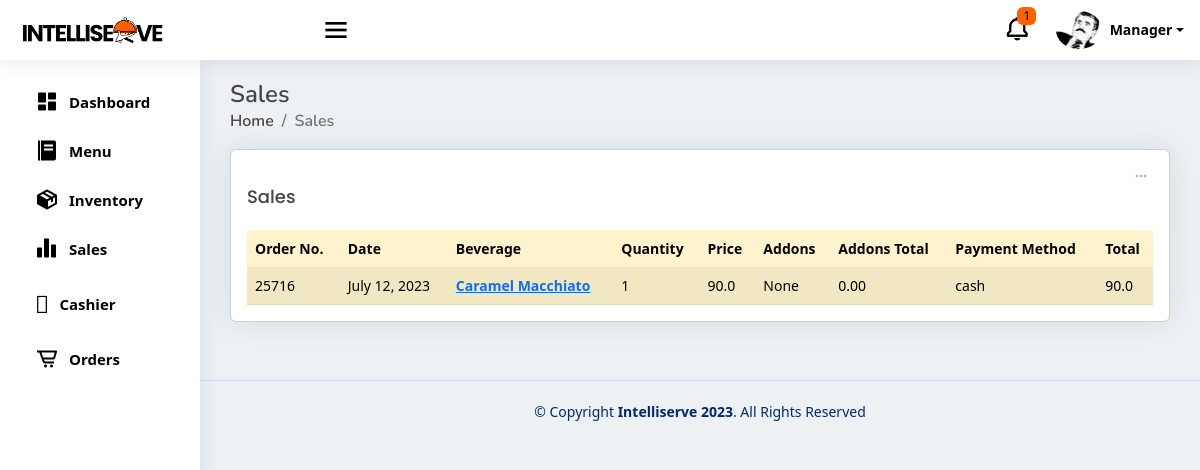
The page /sales (signed in) on the database as committed earlier.
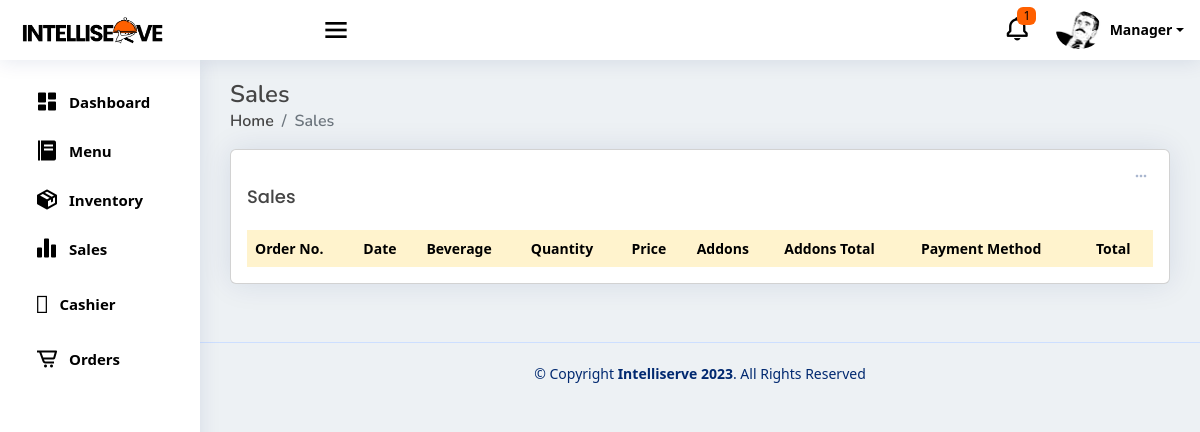
The same page on the database as committed later.
### pos/models.py (models this page shows, shortened)
class buyItem(models.Model):
    buyName= models.CharField (max_length=255, null=True, blank=True)
    buySize = models.CharField(max_length=15, null=True, blank=True)
    buyQuantityMenu = models.PositiveIntegerField (null=True, blank=True)
    buyPrice = models.FloatField (null=True, blank=True)
    buyAddOns1 = models.CharField (max_length=255, null=True, blank=True)
    buyAddOns2 = models.CharField (max_length=255, null=True, blank=True)
    buyAddOns3 = models.CharField (max_length=255, null=True, blank=True)
    buyAddOns4 = models.CharField (max_length=255, null=True, blank=True)
    buyAddOns5 = models.CharField (max_length=255, null=True, blank=True)
    menuAOPrice1 = models.FloatField(default=0,null=True, blank=True)
    menuAOPrice2 = models.FloatField(default=0,null=True, blank=True)
    menuAOPrice3 = models.FloatField(default=0,null=True, blank=True)
    menuAOPrice4 = models.FloatField(default=0,null=True, blank=True)
    menuAOPrice5 = models.FloatField(default=0,null=True, blank=True)
    buyingredient1 = models.CharField (max_length=255, null=True, blank=True)
    buyingredient2 = models.CharField (max_length=255, null=True, blank=True)
    buyingredient3 = models.CharField (max_length=255, null=True, blank=True)
    buyingredient4 = models.CharField (max_length=255, null=True, blank=True)
    buyingredient5 = models.CharField (max_length=255, null=True, blank=True)
    buyingredient6 = models.CharField (max_length=255, null=True, blank=True)
    buyingredient7 = models.CharField (max_length=255, null=True, blank=True)
    buyingredient8 = models.CharField (max_length=255, null=True, blank=True)
    buyingredient9 = models.CharField (max_length=255, null=True, blank=True)
    buyingredient10 = models.CharField (max_length=255, null=True, blank=True)
    transaction = models.BooleanField(default=False)
    buyOrBought = models.BooleanField(default=False)
    DoneOrder = models.BooleanField(default=False)
    payment_method = models.CharField(max_length=255, choices=PAYMENT_CHOICES, null=True, blank=True)
    DineIn_Out = models.CharField(max_length=255, choices=IN_OUT, null=True, blank=True)
    AllPayment = models.FloatField(null=True, blank=True)
    tenderedPayment = models.FloatField(null=True, blank=True)
    orderNumber = models.PositiveIntegerField (null=True, blank=True)
    dateordered = models.DateTimeField (null=True, blank=True)
    priceSize = models.FloatField( null=True, blank=True)

### pos/views.py (the view)
# urls.py: path('sales', views.sales, name='sales'),
@login_required
def sales(request):
    today = datetime.now().date()
    start_of_week = today - timedelta(days=today.weekday())  # Get the start date of the current week
    end_of_week = start_of_week + timedelta(days=6)  # Get the end date of the current week
    buyitem = buyItem.objects.filter(dateordered__date__range=[start_of_week, end_of_week])
    context = {
        'buyitem': buyitem,
    }
    return render(request, 'sales.html', context)

### pos/templates/sales.html (shortened to what this page needs)
{% extends "base.html" %}
{% block content %}
  <div class="pagetitle">
    <h1>Sales</h1>
    <nav>
      <ol class="breadcrumb">
        <li class="breadcrumb-item"><a href="/templates/index.html">Home</a></li>
        <li class="breadcrumb-item active">Sales</li>
      </ol>
    </nav>
  </div>
  <section class="section dashboard">
    <div class="row">
      <div class="col-lg-12 mb-2">
        <div class="row g-2">
           <div class="col-12">
            <div class="card top-selling overflow-auto">
              <div class="filter">
                <a class="icon" href="#" data-bs-toggle="dropdown"><i class='bx bx-dots-horizontal-rounded'></i></a>
              </div>
              <div class="card-body pb-0">
                <h5 class="card-title">Sales</h5>
                <table class="table rounded table-striped table-warning" id="salesTable">
                  <thead>
                    <tr>
                      <th scope="col">Order No.</th>
                      <th scope="col">Date</th>
                      <th scope="col">Beverage</th>
                      <th scope="col">Quantity</th>
                      <th scope="col">Price</th>
                      <th scope="col">Addons</th>
                      <th scope="col">Addons Total</th>
                      <th scope="col">Payment Method</th>
                      <th scope="col">Total</th>
                    </tr>
                  </thead>
                  <tbody>
                    {% regroup buyitem|dictsort:'orderNumber' by orderNumber as grouped_items %}
                    {% for group in grouped_items %}
                      {% if group.list.0.buyOrBought and group.list.0.DoneOrder %}
                        {% for sale in group.list %}
                          <tr>
                            {% if forloop.first %}
                            <td>{{ group.list.0.orderNumber }}</td>
                            <td id="date_{{ group.list.0.orderNumber }}">{{ group.list.0.dateordered.date }}</td>
                            <td>
                              <a href="{% url 'pos:receipt' orderNumber=group.list.0.orderNumber %}" class="text-primary fw-bold">{{ group.list.0.buyName }}</a>
                            </td>
                            <td>{{ sale.buyQuantityMenu }}</td>
                            <td>{{ sale.buyPrice }}</td>
                            <td>
                              {% if not sale.buyAddOns1 and not sale.buyAddOns2 and not sale.buyAddOns3 and not sale.buyAddOns4 and not sale.buyAddOns5 %}
                                None
                              {% endif %}
                            </td>
                            <td>
                              {% if not sale.menuAOPrice1 and not sale.menuAOPrice2 and not sale.menuAOPrice3 and not sale.menuAOPrice4 and not sale.menuAOPrice5 %}
                                0.00
                              {% endif %}
                            </td>
                            <td>{{ sale.payment_method }}</td>
                            <td>{{ sale.AllPayment }}</td>
                            {% endif %}
                          </tr>
                        {% endfor %}
                      {% endif %}
                    {% endfor %}
                  </tbody>
                </table>
              </div>
            </div>
          </div>
        </div>
      </div>
      </div>
    </section>
    {% endblock content %}

Rows that differ between the two databases and show on the page:
removed buyItem: list.0.orderNumber "25716", list.0.dateordered "July 12, 2023", list.0.buyName "Caramel Macchiato", buyQuantityMenu "1", buyPrice "90.0", shows "None", menuAOPrice1 "0.00", payment_method "cash", AllPayment "90.0"
